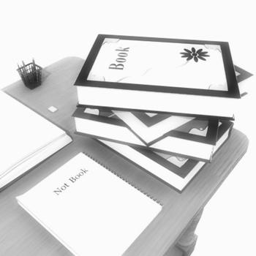
#> input picture public/studentfiles/G/Omega/omega_book.bmp, 256 x 256 px, found by its file name
$ python Q1.py
#> lines starting #> are read from the running program, lines starting #| are printed output that depends on the picture
import cv2
import numpy as np
from matplotlib import pyplot as pt

book = cv2.imread("omega_book.bmp", 0)
#> book is the input picture: shape (256, 256); min 34, max 255, mean 214.9

book = book * 2
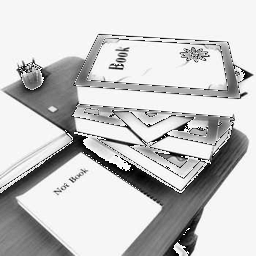
#> book: shape (256, 256); min 0, max 254, mean 200.3
book = book + 15
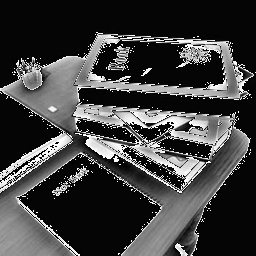
#> book: shape (256, 256); min 1, max 255, mean 63.2


hist_book = cv2.calcHist([book],[0],None,[256],[0,256])
#> hist_book = 256 values, max 32152 at index 5, min 0 at index 0, mean 256

book2 = cv2.imread("book.bmp", 0)
book_eq = cv2.equalizeHist(book)
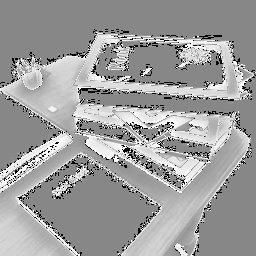
#> book_eq: shape (256, 256); min 0, max 255, mean 156.9
book_eq_hist = cv2.calcHist([book_eq],[0],None,[256],[0,256])
#> book_eq_hist = 256 values, max 32152 at index 135, min 0 at index 1, mean 256

pt.figure()
pt.subplot(1,2,1)
pt.title("Omega_Book_Manually_Adj")
pt.xlabel("Bins")
pt.ylabel("Number of Pixels")
pt.plot(hist_book)
pt.xlim([0,256])
pt.subplot(1,2,2)
pt.title("Omega_Book_Equalized")
pt.xlabel("Bins")
pt.ylabel("Number of Pixels")
pt.plot(book_eq_hist)
pt.xlim([0,256])
pt.show()
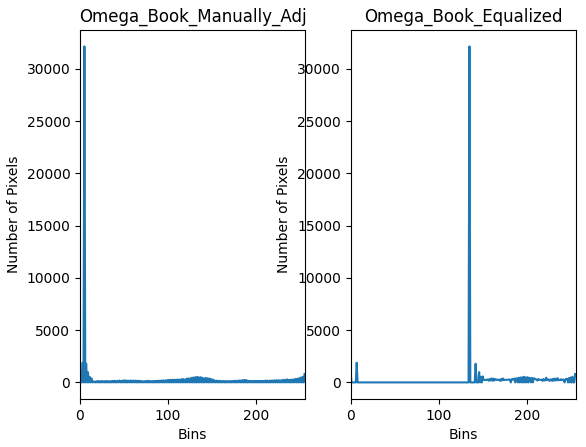
#> figure drawn by matplotlib, 2 panels; panel 1: curve peaks at x = 5, y = 32152; panel 2: curve peaks at x = 135, y = 32152

$ run again, with public/studentfiles/G/Omega/omega_circuit.bmp copied over public/studentfiles/G/Omega/omega_book.bmp
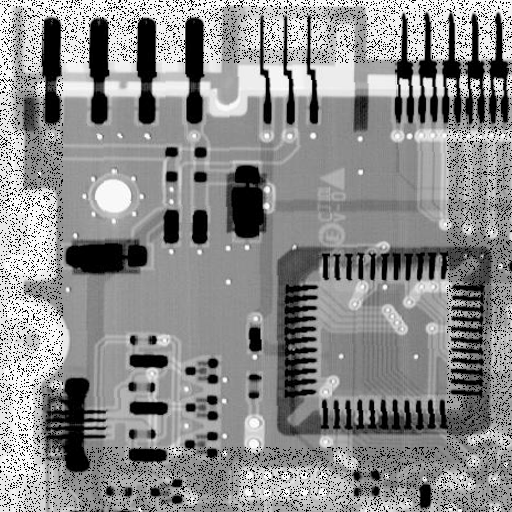
#> input picture public/studentfiles/G/Omega/omega_circuit.bmp, 512 x 512 px, found by its file name
#> book is the input picture: shape (512, 512); min 0, max 255, mean 139.5
#> hist_book = 256 values, max 31761 at index 15, min 0 at index 0, mean 1024
#> `book_eq = cv2.equalizeHist(book)`:
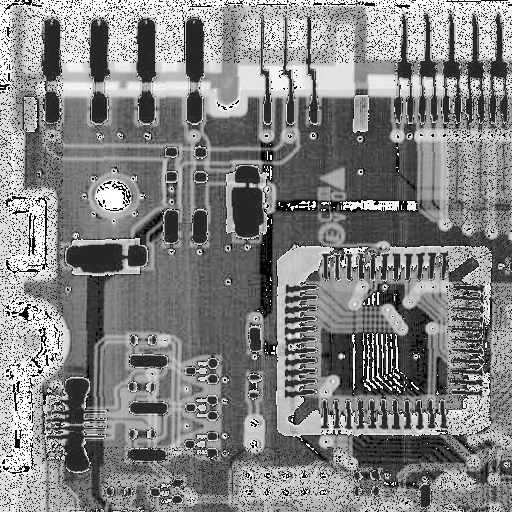
#> book_eq: shape (512, 512); min 0, max 255, mean 129.6
#> book_eq_hist = 256 values, max 31761 at index 37, min 0 at index 7, mean 1024
#> `pt.show()`:
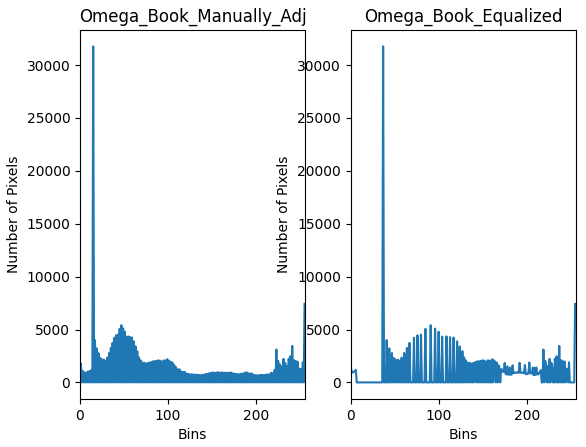
#> figure drawn by matplotlib, 2 panels; panel 1: curve peaks at x = 15, y = 31761; panel 2: curve peaks at x = 37, y = 31761
